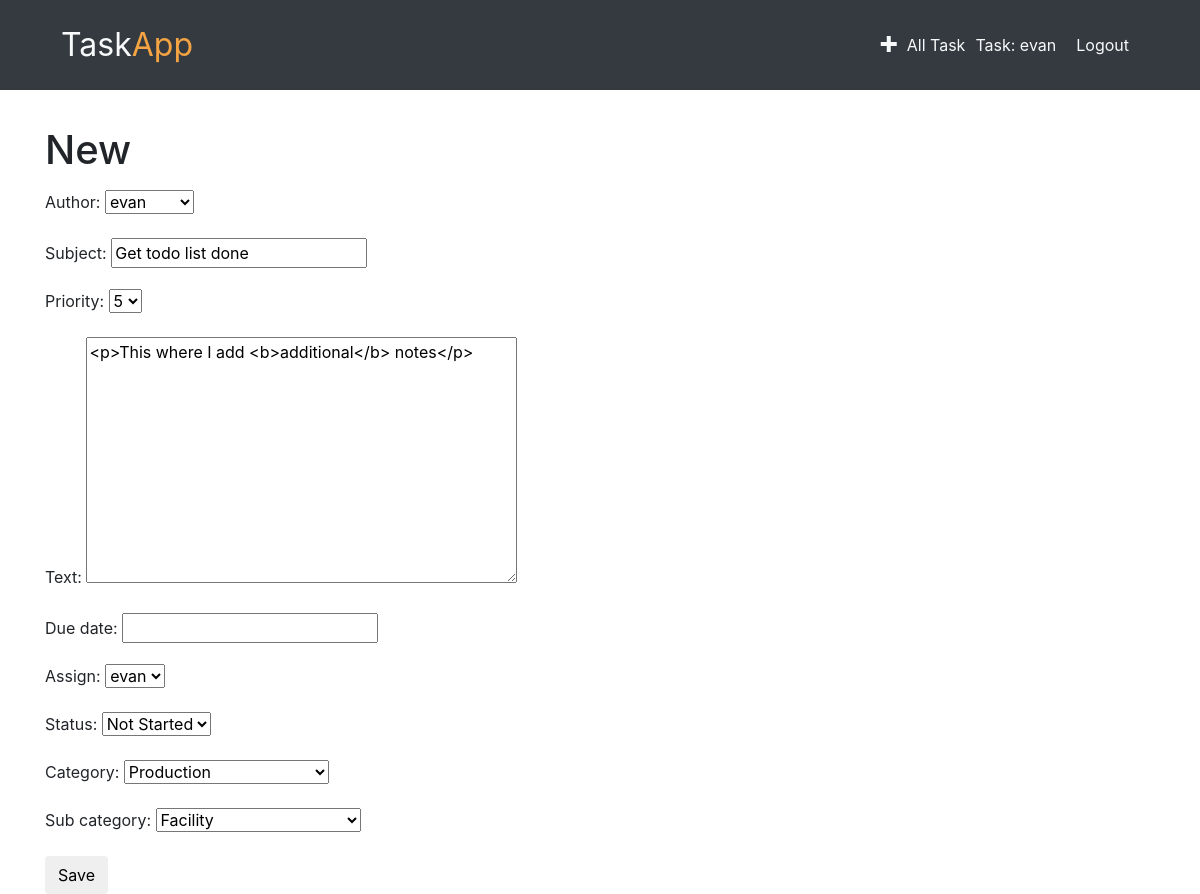
The app's page /task/1/edit/ (signed in) with its own data.
### todoapp/models.py (models this page shows, shortened)
class Task(models.Model):
    author = models.ForeignKey('auth.User')
    subject = models.CharField(max_length=200)
    text = models.TextField()
    created_date = models.DateTimeField(default=timezone.now)
    due_date = models.DateField(blank=True, null=True)
    assign = models.CharField(max_length=200)
    status = models.CharField(max_length=200, default='Not Started')
    category = models.CharField(max_length=200)
    sub_category = models.CharField(max_length=200)
    priority = models.CharField(max_length=10, default='5')

### todoapp/views.py (the view)
# urls.py: url(r'^task/(?P<pk>\d+)/edit/$',views.TaskUpdateView.as_view(), name='task_edit'),
class TaskUpdateView(LoginRequiredMixin, UpdateView):
    login_url = '/login/'
    redirect_field_name = 'todoapp/task_detail.html'
    form_class = TaskForm
    model = Task

### todoapp/forms.py
class TaskForm(forms.ModelForm):
    class Meta:
        model = Task
        fields = ('author', 'subject', 'priority','text', 'due_date', 'assign', 'status', 'category', 'sub_category')
        widgets = {
            'subject': forms.TextInput(attrs={'class':'textinputclass'}),
            'text' : forms.Textarea(attrs={'class':'editable medium-editor-textarea postcontent'}),
            'priority' : forms.Select(choices=PRIORITY_CHOICE),
            'category' : forms.Select(choices=CATEGORY_CHOICE),
            'sub_category' : forms.Select(choices=CATEGORY_CHOICE),
            'assign' : forms.Select(choices=USER_LIST),
            'due_date' : forms.TextInput(attrs={'id':"datepicker"}),
            'status' : forms.Select(choices=STATUS_LIST)
            }

### todoapp/templates/todoapp/task_form.html (shortened to what this page needs)
{% extends "todoapp/base.html" %}
{% block content %}
    <h1>New</h1>
    <form class="task-form" method="POST">
        {{ form.as_p }}
        <button type="submit" class='save btn btn-default'>Save</button>
    </form>
{% endblock %}

### todoapp/templates/todoapp/base.html (shortened to what this page needs)
<!doctype html>
{% load staticfiles %}
<html lang="en">
  <head>
    <link rel="stylesheet" href="https://stackpath.bootstrapcdn.com/bootstrap/4.1.0/css/bootstrap.min.css">
    <link rel="stylesheet" href="//cdn.jsdelivr.net/npm/medium-editor@latest/dist/css/medium-editor.min.css" type="text/css" media="screen" charset="utf-8">
    <link rel="stylesheet" href="{% static 'css/todoapp.css' %}">
    <link href="{% static 'css/open-iconic-bootstrap.css' %}" rel="stylesheet">
    <link type="text/css" href="http://ajax.googleapis.com/ajax/libs/jqueryui/1.10.3/themes/black-tie/jquery-ui.min.css" rel="stylesheet" />
  </head>
  <body>
    <nav class="navbar navbar-dark bg-dark techfont custom-navbar">
      <div class="container">
        <ul class="nav navbar">
          <li class="nav-item"><a class="navbar-brand bigbrand text-light" href="{% url 'task_list' %}">Task<span class="app-color">App</span></a></li>
        </ul>
        <ul class="nav navbar justify-content-end">
          {% if user.is_authenticated %}
          <li class="nav-item"><a class="text-light nav-spacer" href="{% url 'task_new' %}"><span class="oi oi-plus"></span></a></li>
          <li class="nav-item"><a class="text-light nav-spaer" href="{% url 'task_complete_list' %}">All Task</a></li>
          <li class="nav-item"><a class="text-light nav-spacer" href="{% url 'task_user_list' username=user.username %}">Task: <span class="capitalizeit">{{ user.username }}</span></a></li>
          <li class="nav-item"><a class="text-light nav-spacer" href="{% url 'logout' %}">Logout</a></li>
          {% else %}
          <li class="nav-item"><a class="text-light navbar-right" href="{% url 'login' %}"><span class="oi oi-key"></span></a></li>
          {% endif %}
        </ul>
      </div>
    </nav>
      <div class="content container">
              {% block content %}
              {% endblock %}
      </div>
  </body>
</html>

### todoapp/static/css/todoapp.css (style rules this page uses)
.bigbrand { font-size: 2em; }
.app-color { color: #f4a442; }
.nav-spacer { margin: 10px; }
.content { padding-top: 3%; }

### records on screen
Task: author "evan", subject "Get todo list done", priority "5", text "<p>This where I add <b>additional</b> notes</p>", assign "evan", status "Not Started", category "Production", sub_category "Facility"

### other values on screen
{{ user.username }} "evan"
